Frame 1 (no input): blank canvas, image omitted
Frame 60 (the mouse pressed at the canvas centre just before this capture): blank canvas, image omitted
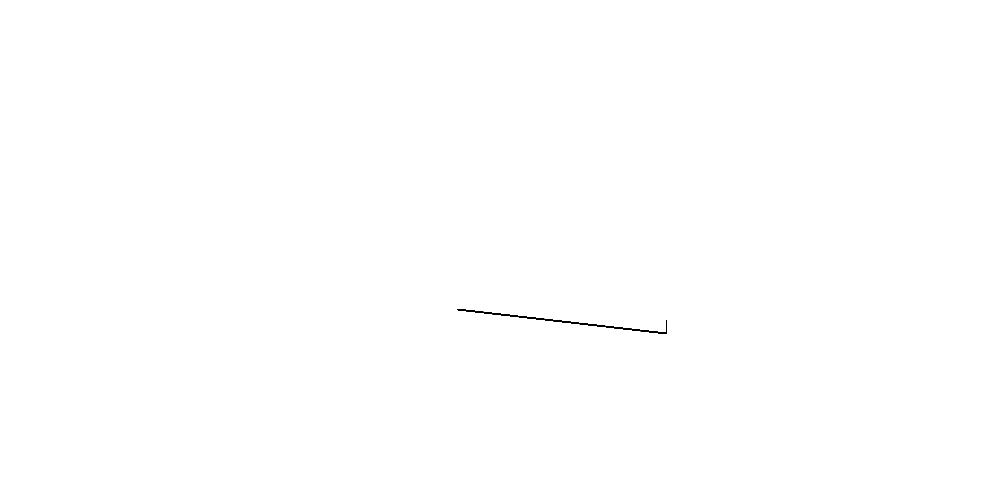
Frame 120 (the mouse held since frame 60 and released just before this capture)

The Processing sketch whose frames 1 and 60 were blank and that drew this single picture after the mouse press (run headless with seeded random() and noise(); from frame 60 on, the mouse is pressed at the canvas centre):

// Processing sketch: processing_7889
// ── processing_7889.pde

void setup() {
  size(1000, 500);
  background(#FFFFFF);
 }
 
 void draw() {
  if (keyPressed == true) {
  
  background(#FFFFFF);
  
};
  
  if (mousePressed == true) {

smooth();
//avec une barre horizontale  
line(mouseX+200/5-mouseX/6, mouseY+500/5-mouseY/6, mouseX+mouseX/3,mouseY+mouseY/3);
line(mouseX+mouseX/3,mouseY+35/0.5, mouseX+mouseX/3,mouseY+mouseY/3);



  };
  
  }
